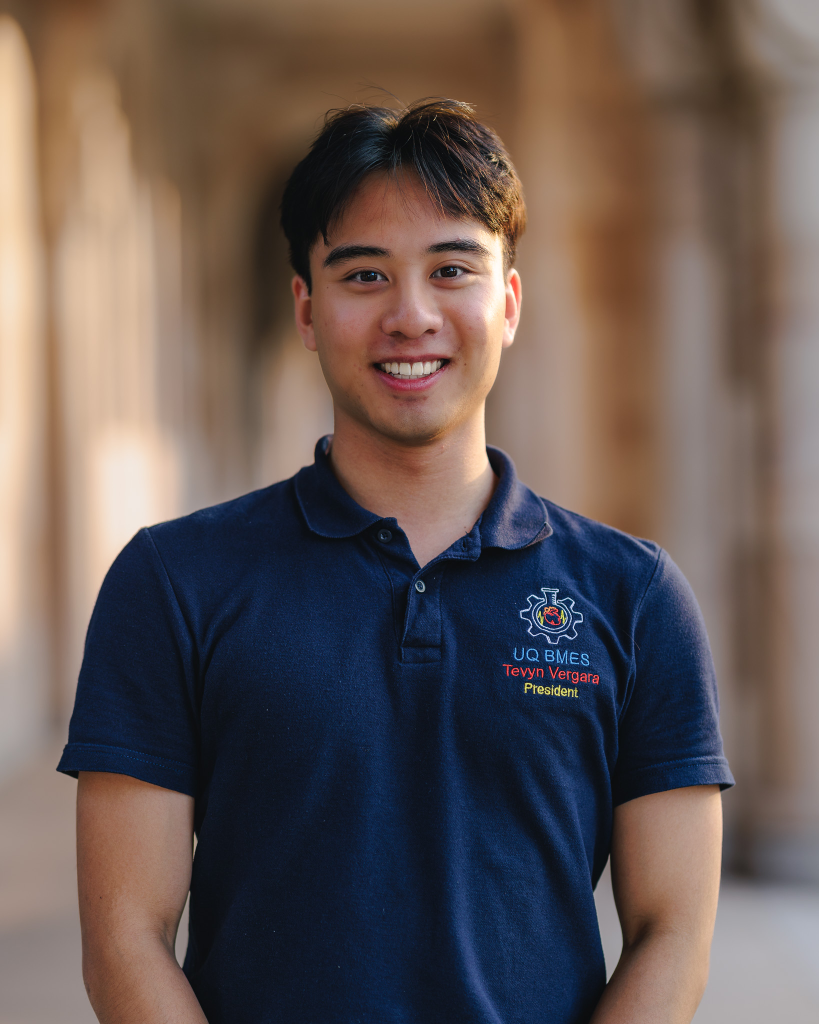
#> input picture Assignment 1/Profile_Test.jpg, 1638 x 2048 px, given in place of frame_01.png, which was not available (shown at 1/2 size)
$ python CollageCreator.py
#> lines starting #> are read from the running program, lines starting #| are printed output that depends on the picture; after the words box and inside, x2 and y2 are one past the last pixel; in counts of white or black regions, pixels touching at a corner belong together; pictures that were not available may be replaced by others from this repository, and a replacement may not be noted
## QUESTION 1: COLLAGE CREATOR - FINAL DOCUMENTED VERSION

import os
import random
import math
import numpy as np
from skimage import io, color, data, feature, filters, morphology, measure, exposure, transform
from scipy import ndimage

############################################ Function Defines ##############################################

def non_max_suppression(boxes, overlap_thresh):
    """
    PURPOSE: Filters through raw face detections to remove redundant, overlapping boxes.
    INPUTS:
        - boxes (list): A list of dictionaries containing 'r', 'c', 'width', and 'height'.
        - overlap_thresh (float): Sensitivity for merging (0.0 to 1.0).
    OUTPUTS:
        - pick (list): A refined list of unique face dictionaries.
    USED IN: main() - It takes the raw output of the Cascade detector and cleans it up
             before the individual segmentation loop begins.
    """
    if len(boxes) == 0: return []

    # Extract coordinates into numpy arrays for vectorized math
    r, c = np.array([b['r'] for b in boxes]), np.array([b['c'] for b in boxes])
    w, h = np.array([b['width'] for b in boxes]), np.array([b['height'] for b in boxes])
    y2, x2 = r + h, c + w
    area, idxs = w * h, np.argsort(y2)
    pick = []

    while len(idxs) > 0:
        last = len(idxs) - 1
        i = idxs[last]
        pick.append(boxes[i])

        # Calculate intersection area with all other boxes
        xx1, yy1 = np.maximum(c[i], c[idxs[:last]]), np.maximum(r[i], r[idxs[:last]])
        xx2, yy2 = np.minimum(x2[i], x2[idxs[:last]]), np.minimum(y2[i], y2[idxs[:last]])
        w_int, h_int = np.maximum(0, xx2 - xx1), np.maximum(0, yy2 - yy1)

        # Intersection over Minimum (IoM) calculation
        overlap = (w_int * h_int) / (np.minimum(area[i], area[idxs[:last]]) + 1e-5)
        idxs = np.delete(idxs, np.concatenate(([last], np.where(overlap > overlap_thresh)[0])))
    return pick

def segment_pipeline(face_crop, p):
    """
    PURPOSE: Generates a binary mask that isolates a person's head and hair from the background.
    INPUTS:
        - face_crop (ndarray): The RGB image patch of a single detected face.
        - p (dict): The global parameter dictionary containing sigma and threshold values.
    OUTPUTS:
        - mask (ndarray/None): A binary mask (True/False) or None if segmentation fails.
    USED IN: main() - The output mask is used to perform a "tight crop" and calculate
             the color variation score for sorting.
    """
    if face_crop.size == 0: return None

    # --- Spectral Filtering (Skin & Hair Tone) ---
    hsv = color.rgb2hsv(face_crop)
    h, s, v = hsv[:,:,0], hsv[:,:,1], hsv[:,:,2]
    color_mask = (((h < 0.16) | (h > 0.70)) & (s > 0.10) & (v > 0.15)) | (v < 0.35)
    color_mask = color_mask & ~((h > 0.18) & (h < 0.50)) # Eliminate green screen artifacts
    color_mask = ndimage.binary_fill_holes(color_mask)

    # --- Geometric Filtering (Head Outlines) ---
    gray = exposure.equalize_hist(color.rgb2gray(face_crop))
    smoothed = filters.gaussian(gray, sigma=p['blur_sigma'])
    edges = feature.canny(smoothed, sigma=p['canny_sigma'],
                          low_threshold=p['canny_low'], high_threshold=p['canny_high'])
    edges = edges & color_mask
    edges[-1, :] = True # Seal neck to allow hole filling

    # --- Connectivity & Morphology ---
    filled = ndimage.binary_fill_holes(morphology.dilation(edges, morphology.disk(p['dilation_size'])))
    snapped = morphology.erosion(filled, morphology.disk(p['dilation_size'] + 1))
    labeled = measure.label(snapped)

    # Select the largest central object
    center_label = labeled[labeled.shape[0]//2, labeled.shape[1]//2]
    if center_label != 0:
        mask = (labeled == center_label)
    else:
        regions = measure.regionprops(labeled)
        mask = (labeled == max(regions, key=lambda r: r.area).label) if regions else None

    if mask is None: return None
    return ndimage.binary_fill_holes(morphology.dilation(mask, morphology.disk(p['dilation_size']))) & color_mask

def apply_edge_fade(mask, ratio):
    """
    PURPOSE: Eliminates hard straight lines by fading the edges of a mask to zero transparency.
    INPUTS:
        - mask (ndarray): A 2D array representing the facial mask.
        - ratio (float): The percentage of the border to be faded (e.g., 0.15 = 15%).
    OUTPUTS:
        - mask (ndarray): The input mask multiplied by a 4-way linear gradient.
    USED IN: main() - Applied to every face right before alpha-blending onto the canvas.
    """
    h, w = mask.shape
    fy, fx = max(1, int(h * ratio)), max(1, int(w * ratio))
    m, gy, gx = np.ones((h, w)), np.linspace(0, 1, fy), np.linspace(0, 1, fx)
    # Apply vertical and horizontal gradient multipliers
    m[:fy, :] *= gy[:, None]; m[-fy:, :] *= gy[::-1, None]
    m[:, :fx] *= gx[None, :]; m[:, -fx:] *= gx[None, ::-1]
    return mask * m

def apply_vintage_tone(img):
    """
    PURPOSE: Simulates old photography by shifting RGB values toward Sepia tones.
    INPUTS: img (ndarray): The fully assembled RGB collage canvas.
    OUTPUTS: img (ndarray): The color-shifted image in float format.
    USED IN: main() - Applied as the first global post-processing step.
    """
    sepia = np.array([[0.393, 0.769, 0.189], [0.349, 0.686, 0.168], [0.272, 0.534, 0.131]])
    return np.clip(img.dot(sepia.T), 0, 1)

def apply_vignette(img, intensity, falloff):
    """
    PURPOSE: Adds an artistic lens effect by darkening the corners of the canvas.
    INPUTS:
        - img (ndarray): The RGB canvas.
        - intensity (float): How dark the corners become.
        - falloff (float): The curve of the darkening (1.0 = linear).
    OUTPUTS: img (ndarray): The final vignetted image.
    USED IN: main() - The very last step before saving the file.
    """
    h, w = img.shape[:2]
    y, x = np.ogrid[:h, :w]
    dist = np.sqrt((y - h/2)**2 + (x - w/2)**2)
    vig = np.clip(1.0 - intensity * (dist / np.sqrt((h/2)**2 + (w/2)**2))**falloff, 0, 1)
    return np.clip(img * vig[..., None], 0, 1)

# =====================================================================
# --- MAIN EXECUTION ENGINE ---
# =====================================================================
def main(p):
    """
    PURPOSE: Orchestrates the entire process of face detection, segmentation, and collage assembly.
    INPUTS: p (dict): A dictionary of all tunable parameters passed from the main block.
    OUTPUTS: None. It saves the resulting image to the specified 'out_path'.
    """
    img = io.imread(p['target_path'])
#> img is the input picture: shape (2048, 1638, 3); mean R, G, B 102.4, 88.3, 84.2
    detector = feature.Cascade(data.lbp_frontal_face_cascade_filename())

    # 1. Detection
    raw_faces = detector.detect_multi_scale(img=color.rgb2gray(img), scale_factor=p['det_scale'],
                                            step_ratio=p['det_step'], min_size=p['min_f'], max_size=p['max_f'])
#> raw_faces = 3 items
    filtered = non_max_suppression(raw_faces, p['nms_thresh'])
#> in non_max_suppression, `r, c = np.array([b['r'] for b in boxes]), np.array([b['c'] for b in bo..`: r = [987, 587, 456]; c = [941, 762, 840]
#> in non_max_suppression, `w, h = np.array([b['width'] for b in boxes]), np.array([b['height'] fo..`: w = [147, 163, 138]
#> in non_max_suppression, `y2, x2 = r + h, c + w`: y2 = [1134, 750, 594]; x2 = [1088, 925, 978]
#> in non_max_suppression, `area, idxs = w * h, np.argsort(y2)`: area = [21609, 26569, 19044]; idxs = [2, 1, 0]
#> the loop in non_max_suppression, `while len(idxs) > 0:` made 3 passes
#> (last, xx1, yy1, xx2, yy2, w_int, overlap, idxs) on pass 1: (2, [941, 941], [987, 987], [978, 925], [594, 750], [37, 0], [0, 0], [2, 1])
#> (last, xx1, yy1, xx2, yy2, w_int, h_int, overlap) on pass 2: (1, [840], [587], [925], [594], [85], [7], [0.0312])
#> after the loop in non_max_suppression, `while len(idxs) > 0:`: idxs = empty array; pick = 3 items
#> filtered = 3 items

    # 2. Segmentation & Metric Extraction
    face_data = []
    for f in filtered:
        r, c, w, h = f['r'], f['c'], f['width'], f['height']
        pr, pc = int(h * p['pad_y']), int(w * p['pad_x'])
        crop = img[max(0, r-pr):min(img.shape[0], r+h+pr), max(0, c-pc):min(img.shape[1], c+w+pc)]
        mask = segment_pipeline(crop, p)
        if mask is not None and np.any(mask):
            rows, cols = np.any(mask, axis=1), np.any(mask, axis=0)
            rmin, rmax, cmin, cmax = np.where(rows)[0][0], np.where(rows)[0][-1], np.where(cols)[0][0], np.where(cols)[0][-1]
            face_img, mask_img = crop[rmin:rmax, cmin:cmax], mask[rmin:rmax, cmin:cmax].astype(float)
            # Output stored in dictionary for assembly
            face_data.append({'img': face_img, 'mask': mask_img, 'score': np.mean(np.std(face_img[mask_img > 0.5], axis=0))})
#> this loop made 3 passes
#> (r, c, w, pr, pc, center_label in segment_pipeline, rmax) on passes 1 to 3: (987, 941, 147, 58, 88, 0, 262), (587, 762, 163, 65, 97, 1, 292), (456, 840, 138, 55, 82, 1, 247)
#> pass 1, in segment_pipeline, `h, s, v = hsv[:,:,0], hsv[:,:,1], hsv[:,:,2]`:
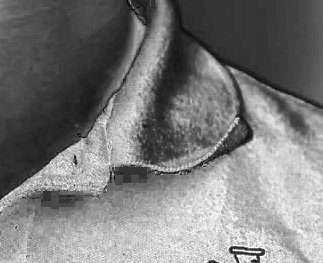
#> s: shape (263, 323) float64; min 0, max 1, mean 0.479
#> after the loop:
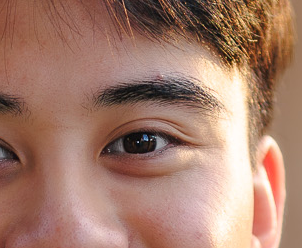
#> crop: shape (248, 302, 3); mean R, G, B 165.1, 125.3, 109
#> after the loop:
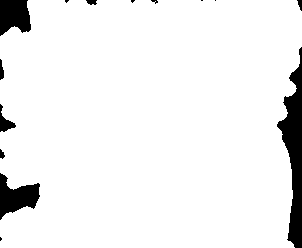
#> mask: shape (248, 302) bool; 93.8% white; 14 black regions (6 under 20 px), largest, box (x1, y1, x2, y2) and area: (277, 47, 302, 248) 2384, (0, 173, 40, 220) 1003, (0, 0, 31, 36) 890
#> after the loop, face_data = 3 items

    # 3. Assembly Logic
    face_data.sort(key=lambda x: x['score'])
    dim = int(math.ceil(math.sqrt(len(face_data))))
#> dim = 2
    canvas = np.zeros((dim * p['cell_size'], dim * p['cell_size'], 3))
#> canvas: shape (560, 560, 3) float64; every value is 0

    # Map grid cells prioritizing corners
    cells = [(r, c) for r in range(dim) for c in range(dim)]
#> cells = [(0, 0), (0, 1), (1, 0), (1, 1)]
    corners = [(0, 0), (0, dim-1), (dim-1, 0), (dim-1, dim-1)]
#> corners = [(0, 0), (0, 1), (1, 0), (1, 1)]
    rem = sorted([c for c in cells if c not in corners], key=lambda x: np.sqrt((x[0]-(dim-1)/2)**2 + (x[1]-(dim-1)/2)**2))
#> rem = []
    order = corners + rem
#> order = [(0, 0), (0, 1), (1, 0), (1, 1)]

    for i in range(len(face_data)):
        entry, (gr, gc) = face_data[i], order[i]

        # Proportional Stochastic Scaling
        roll = random.random()
        scale = random.uniform(*p['s_small']) if roll < p['p_small'] else (random.uniform(*p['s_large']) if roll > (1-p['p_large']) else random.uniform(*p['s_med']))
        nh, nw = int(entry['img'].shape[0] * (p['cell_size']/200) * scale), int(entry['img'].shape[1] * (p['cell_size']/200) * scale)
        if nh < 10 or nw < 10: continue

        f_res, m_res = transform.resize(entry['img'], (nh, nw)), transform.resize(entry['mask'], (nh, nw))

        # Soften edges
        alpha = filters.gaussian(apply_edge_fade(m_res, p['fade_r']), sigma=p['alpha_sigma'])[..., None]

        jit = int(p['cell_size'] * p['jitter'])
        y_pos = int(gr * p['cell_size'] + random.randint(-jit, jit) + (p['cell_size'] - nh)//2)
        x_pos = int(gc * p['cell_size'] + random.randint(-jit, jit) + (p['cell_size'] - nw)//2)

        ys, ye, xs, xe = max(0, y_pos), min(canvas.shape[0], y_pos+nh), max(0, x_pos), min(canvas.shape[1], x_pos+nw)
        fp, ap, bp = f_res[:ye-ys, :xe-xs], alpha[:ye-ys, :xe-xs], canvas[ys:ye, xs:xe]
        if fp.shape == bp.shape: canvas[ys:ye, xs:xe] = (fp * ap) + (bp * (1.0 - ap))
#> this loop made 3 passes
#> (gr, gc, roll, scale, nh, nw, h in apply_edge_fade, w in apply_edge_fade) on passes 1 to 3: (0, 0, 0.844, 1.88, 768, 823, 768, 823), (0, 1, 0.259, 0.507, 185, 228, 185, 228), (1, 0, 0.968, 1.68, 580, 707, 580, 707)
#> pass 1, in main, `f_res, m_res = transform.resize(entry['img'], (nh, nw)), transform.res..`:
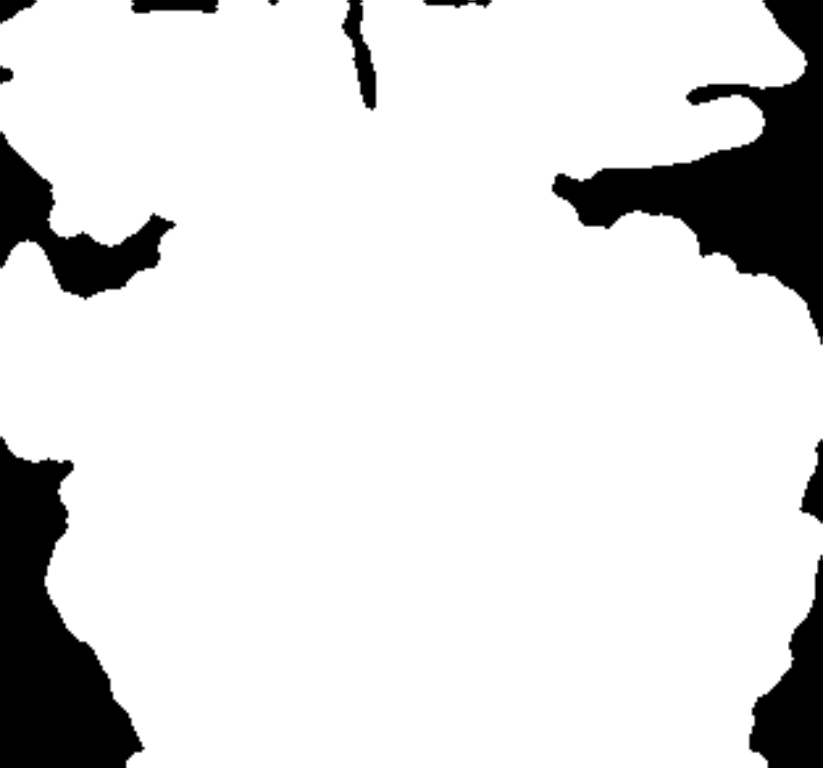
#> m_res: shape (768, 823) float64; min 0, max 1, mean 0.873
#> pass 1, in main, `alpha = filters.gaussian(apply_edge_fade(m_res, p['fade_r']), sigma=p[..`:
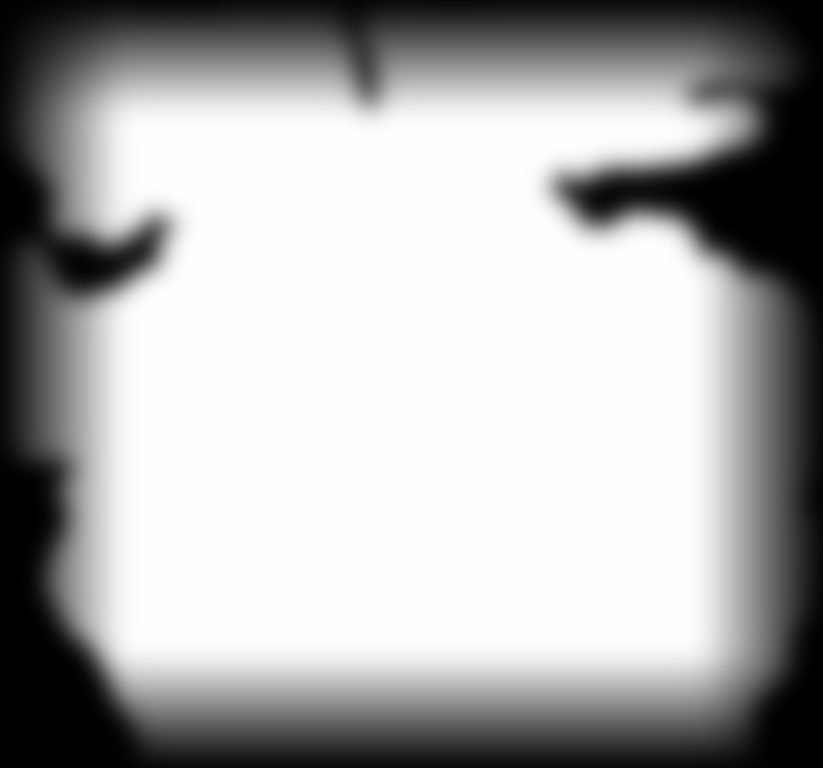
#> alpha: shape (768, 823, 1) float64; min 0, max 1, mean 0.676
#> after the loop:
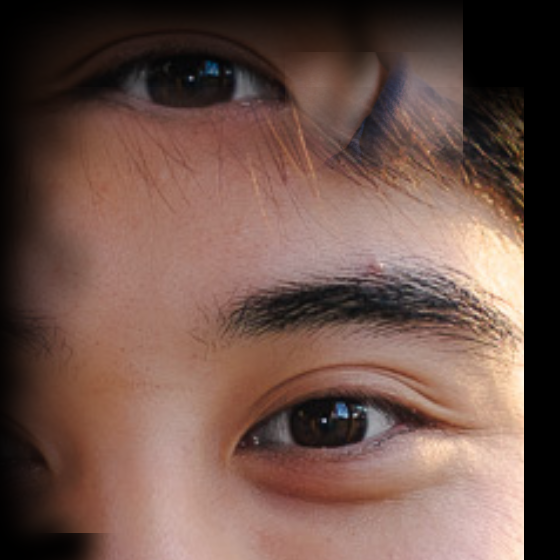
#> canvas: shape (560, 560, 3) float64; mean of channels 0, 1, 2 0.438, 0.33, 0.295; drawn as R, G, B

    # 4. Global Polish
    final = apply_vignette(apply_vintage_tone(canvas), p['vig_i'], p['vig_f'])
#> in apply_vintage_tone, `sepia = np.array([[0.393, 0.769, 0.189], [0.349, 0.686, 0.168], [0.272..`: sepia = [[0.393, 0.769, 0.189], [0.349, 0.686, 0.168], [0.272, 0.534, 0.131]]
#> in apply_vignette, `h, w = img.shape[:2]`: h = 560
#> in apply_vignette, `y, x = np.ogrid[:h, :w]`: y = 560 values from 0 to 559
#> in apply_vignette, `return np.clip(img * vig[..., None], 0, 1)`:
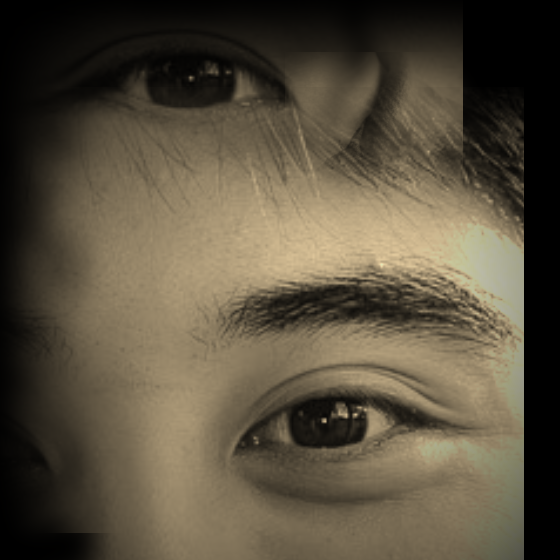
#> returned value: shape (560, 560, 3) float64; mean of channels 0, 1, 2 0.348, 0.312, 0.244; drawn as R, G, B
    io.imsave(p['out_path'], (final * 255).astype(np.uint8))
    print(f"Success! Collage saved to {p['out_path']}")

##################### Main Tuning Logic ######################
if __name__ == "__main__":
    if not os.path.exists("Collage Results"): os.makedirs("Collage Results")

    # This dictionary acts as the centralized "Control Room" for the entire script
    collage_params = {
        'target_path': "Extracted Pictures/frame_01.png",
        'out_path': "Collage Results/Artistic_Vintage_Mosaic.png",

        # Face Detection Params
        'det_scale': 1.05, 'det_step': 1.05, 'min_f': (100, 100), 'max_f': (350, 350), 'nms_thresh': 0.4,

        # Segmentation Tuning
        'pad_y': 0.40, 'pad_x': 0.60, 'blur_sigma': 1.2, 'canny_sigma': 1.0,
        'canny_low': 0.04, 'canny_high': 0.12, 'dilation_size': 7,

        # Blending & Visual Polish
        'fade_r': 0.15, 'alpha_sigma': 12.0, 'cell_size': 280, 'jitter': 0.35,
        'p_small': 0.30, 'p_large': 0.30, 's_small': (0.2, 0.8), 's_large': (1.5, 2.0), 's_med': (0.8, 1.5),
        'vig_i': 0.75, 'vig_f': 1.5
    }

    main(collage_params)
